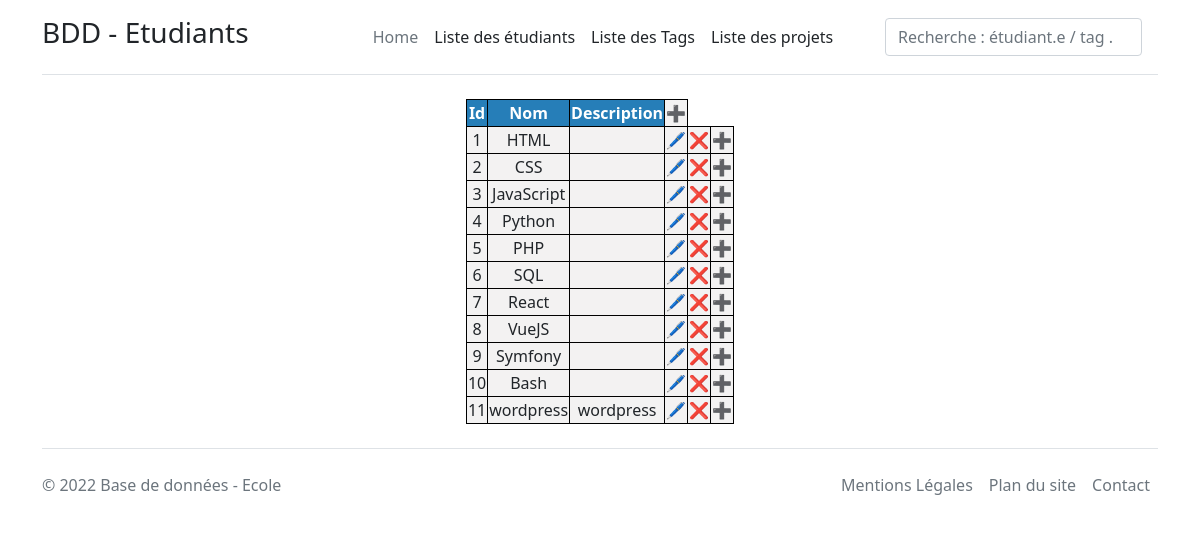
The page /index.php?table=tag on the database its author committed.
### tables this page shows
CREATE TABLE `tag` (
  `id` int(11) NOT NULL,
  `name` varchar(190) NOT NULL,
  `description` longtext
);

### model/db_connect.php (called while the page is built, shortened)
<?php
$bdd_username = $bdd_username ?? 'sc_mariardb';
$bdd_password = $bdd_password ?? 'src_mariadb';
$bdd_host = $bdd_host ?? 'localhost';
$bdd_port = $bdd_port ?? 3306;
$bdd_dbname = $bdd_dbname ?? 'student';
$dsn = "mysql:host=$bdd_host;port=$bdd_port;dbname=$bdd_dbname;charset=utf8";
$options = [PDO::ATTR_ERRMODE => PDO::ERRMODE_EXCEPTION, PDO::ATTR_DEFAULT_FETCH_MODE => PDO::FETCH_ASSOC];
try {
    $pdo = new PDO($dsn, $bdd_username, $bdd_password, $options);
} catch (PDOException $e) {
    echo "Erreur connexion à la base de données<br>";
    echo $e->getCode() . ' ';
    $e->getMessage() . '<br>';
    http_response_code(500);
}
function getPdO()
{
    global $pdo;
    return $pdo;
}

### model/Tag.php (called while the page is built, shortened)
<?php
class Tag
{
  private $pdo;
  public function __construct()
  {
    $this->pdo = getpdo();
  }
  public function all()
  {
    $sql = "select id, name, description from tag";
    $stmt = $this->pdo->prepare($sql);
    $stmt->execute();
    $data = $stmt->fetchAll();
    return $data;
  }
}

### vue/tag_liste.php (the view)
<table>
  <tr>
    <th>Id</th>
    <th>Nom</th>
    <th>Description</th>
    <td><a href="index.php?table=tag&id=0&op=insert">➕</a></td>
  </tr>
  <?php
  foreach ($tags as $tag1) { ?>
    <tr>
      <td><?= $tag1['id'] ?></td>
      <td><?= $tag1['name'] ?></td>
      <td><?= $tag1['description'] ?></td>
      <td><a href="index.php?table=tag&id=<?= $tag1['id'] ?>&op=update">🖊️</a></td>
      <td><a href="index.php?table=tag&id=<?= $tag1['id'] ?>&op=delete">❌</a></td>
      <td><a href="index.php?table=tag&id=<?= $tag1['id'] ?>&op=insert">➕</a></td>
    </tr>
  <?php } ?>
</table>

### vue/head.php (shortened to what this page needs)
<!doctype html>
<html lang="fr">
<head>
  <link rel="stylesheet" href="vue/css/style.css">
  <link href="https://cdn.jsdelivr.net/npm/bootstrap@5.0.1/dist/css/bootstrap.min.css" rel="stylesheet">
</head>
<body>
  <header>
    <div class="container">
      <header class="d-flex flex-wrap align-items-center justify-content-center justify-content-md-between py-3 mb-4 border-bottom">
        <a href="http://localhost:8888/student_mvc/" class="d-flex align-items-center col-md-3 mb-2 mb-md-0 text-dark text-decoration-none">
          <h3>BDD - Etudiants</h3>
        </a>
        <ul class="nav col-12 col-md-auto mb-2 justify-content-center mb-md-0">
          <li><a href="http://localhost:8888/student_mvc/" class="nav-link px-2 link-secondary">Home</a></li>
          <li><a href="index.php?table=student" class="nav-link px-2 link-dark">Liste des étudiants</a></li>
          <li><a href="index.php?table=tag" class="nav-link px-2 link-dark">Liste des Tags</a></li>
          <li><a href="index.php?table=project" class="nav-link px-2 link-dark">Liste des projets</a></li>
        </ul>
        <form method="GET" class="col-12 col-lg-auto mb-3 mb-lg-0 me-lg-3">
          <input type="search" name="research" class="form-control form-control-dark" placeholder="Recherche : étudiant.e / tag ..." aria-label="Search">
        </form>
      </header>
    </div>
    <section id="centrage">

### index.php (shortened to what this page needs)
<?php
require_once('vue/head.php');
require_once('model/db_connect.php');
$table = $_GET['table'] ?? '';
$op = $_GET['op'] ?? '';
if (isset($_GET['research'])) {
  $search = trim(filter_input(INPUT_GET, 'research', FILTER_SANITIZE_FULL_SPECIAL_CHARS));
  require_once('controller/SearchController.php');
} else {
  switch ($table) {
    case 'tag':
      require('controller/TagController.php');
      break;
  }
}
require_once('vue/foot.php');

### controller/TagController.php (shortened to what this page needs)
<?php
require('model/Tag.php');
$tag = new Tag();
switch ($op) {
  default:
    $tags = $tag->all();
    require_once('vue/tag_liste.php');
    break;
}

### vue/foot.php (shortened to what this page needs)
</section>
<div class="container">
  <footer class="d-flex flex-wrap justify-content-between align-items-center py-3 my-4 border-top">
    <p class="col-md-4 mb-0 text-muted">&copy; 2022 Base de données - Ecole</p>
    <a href="/" class="col-md-4 d-flex align-items-center justify-content-center mb-3 mb-md-0 me-md-auto link-dark text-decoration-none">
      <svg class="bi me-2" width="40" height="32">
        <use xlink:href="#bootstrap" />
      </svg>
    </a>
    <ul class="nav col-md-4 justify-content-end">
      <li class="nav-item"><a href="#" class="nav-link px-2 text-muted">Mentions Légales</a></li>
      <li class="nav-item"><a href="#" class="nav-link px-2 text-muted">Plan du site</a></li>
      <li class="nav-item"><a href="#" class="nav-link px-2 text-muted">Contact</a></li>
    </ul>
  </footer>
</div>
</html>

### vue/css/style.css (style rules this page uses)
#centrage { text-align: center; }
table { display: flex; justify-content: center; padding: 0 15px 0 15px; }
table th { border: black solid 1px; text-align: center; table-layout: auto; background-color: rgb(38, 126, 184); color: white; }
table td { border: black solid 1px; background-color: rgb(243, 242, 242); table-layout: auto; width: auto; height: auto; }
table td a { text-decoration: none; }

### rows shown on the page
tag: id "1", name "HTML"
tag: id "2", name "CSS"
tag: id "3", name "JavaScript"
tag: id "4", name "Python"
tag: id "5", name "PHP"
tag: id "6", name "SQL"
tag: id "7", name "React"
tag: id "8", name "VueJS"
tag: id "9", name "Symfony"
tag: id "10", name "Bash"
tag: id "11", name "wordpress", description "wordpress"
